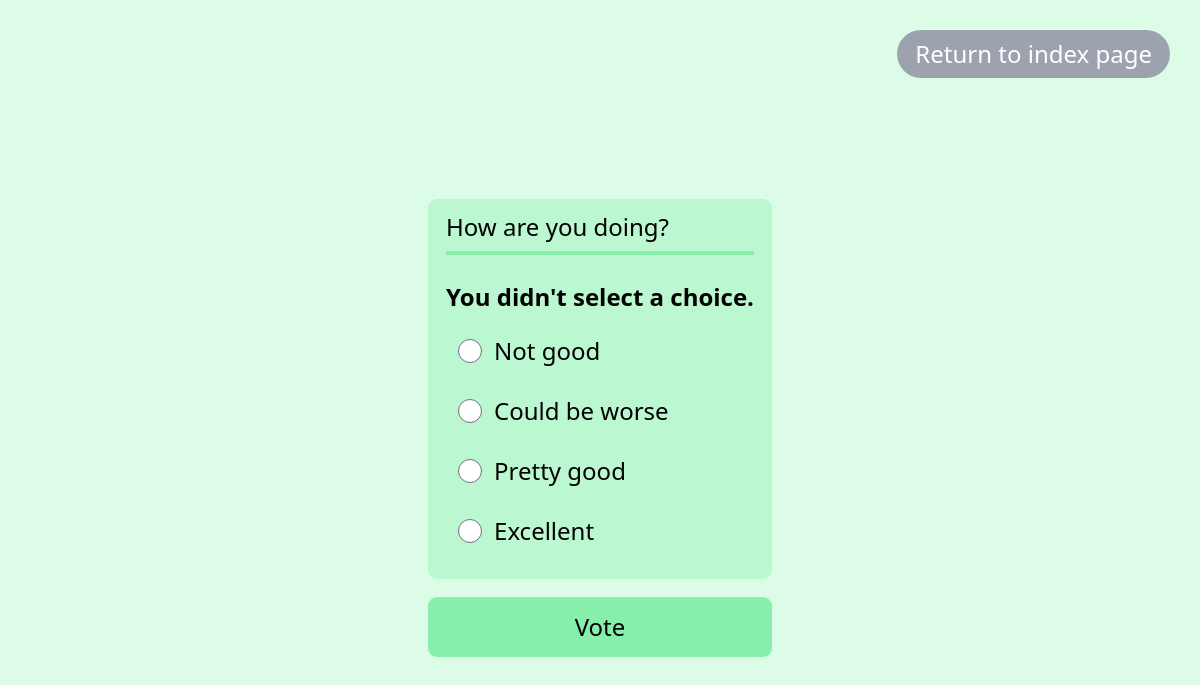
/polls/2/vote/, run on the app's committed database.
### polls/models.py (models this page shows, shortened)
class Question(models.Model):
    question_text = models.CharField(max_length=200)
    pub_date = models.DateTimeField("date published")

class Choice(models.Model):
    question = models.ForeignKey(Question, on_delete=models.CASCADE)
    choice_text = models.CharField(max_length=200)
    votes = models.IntegerField(default=0)

### polls/views.py (the view)
# urls.py: path("<int:question_id>/vote/", views.vote, name="vote"),
def vote(request, question_id):
    question = get_object_or_404(Question, pk=question_id)
    try:
        selected_choice = question.choice_set.get(pk=request.POST["choice"])
    except (KeyError, Choice.DoesNotExist):
        return render(request, "polls/detail.html", {
            "question": question,
            "error_message": "You didn't select a choice."
            },
        )
    else:
        selected_choice.votes = F("votes") + 1
        selected_choice.save()
    return HttpResponseRedirect(reverse("polls:results", args=(question_id,)))

### polls/templates/polls/detail.html (shortened to what this page needs)
{% extends 'welcome/base.html' %}
{% load static %}
{% block content %}
<body class="bg-green-100 h-screen flex justify-center">
{% include 'polls/partials/return_to_index.html' %}
        <div class="flex flex-col justify-center ">
                <form action="{% url 'polls:vote' question.id %}" method="post" class="">
                        <fieldset class="bg-green-200 px-3 py-3 rounded-md">
                                <legend class="w-full border-b-4 pt-10 border-green-300"><h1>{{ question.question_text }}</h1></legend>
                                {% if error_message %}<p><strong>{{ error_message }}</strong></p>{% endif %}
                                <div class="">
                                        {% for choice in question.choice_set.all %}
                                        <div class="flex justify-between content-center w-full hover:bg-green-300 rounded-md">
                                                <input type="radio" name="choice" id="choice{{ forloop.counter }}" class="mt-3 mx-2 align-middle hover:cursor-pointer" value="{{ choice.id }}">
                                                <label class=" hover:cursor-pointer w-full py-1 pr-2" for="choice{{ forloop.counter }}">{{ choice.choice_text }}</label><br>
                                        </div>
                                        {% endfor %}
                                </div>
                        </fieldset>
                        <input class="bg-green-300 rounded-md mt-3 px-5 py-1 w-full hover:bg-green-400 hover:cursor-pointer" type="submit" value="Vote">
                </form>
        </div>
</body>
{% endblock content %}

### data on the page
Question: question_text "How are you doing?"
Choice: choice_text "Not good"
Choice: choice_text "Could be worse"
Choice: choice_text "Pretty good"
Choice: choice_text "Excellent"

### other printed values
{{ error_message }} "You didn't select a choice."
